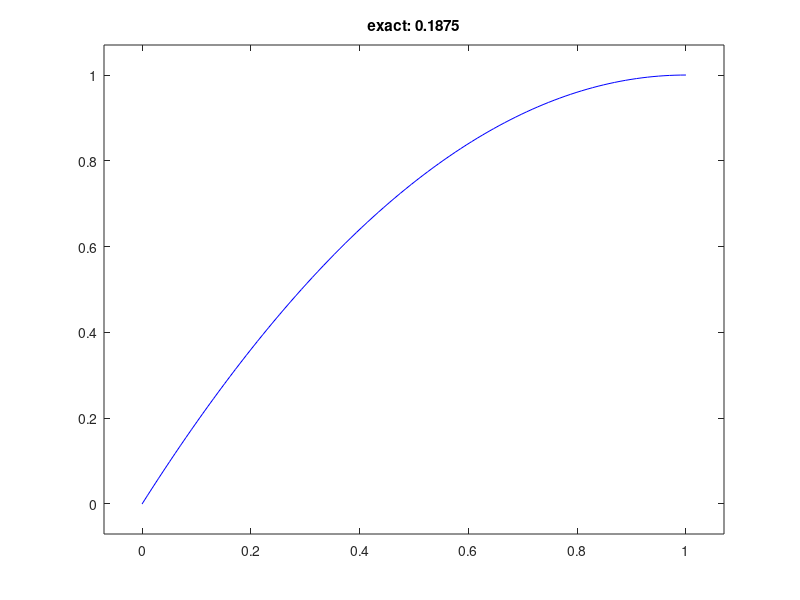
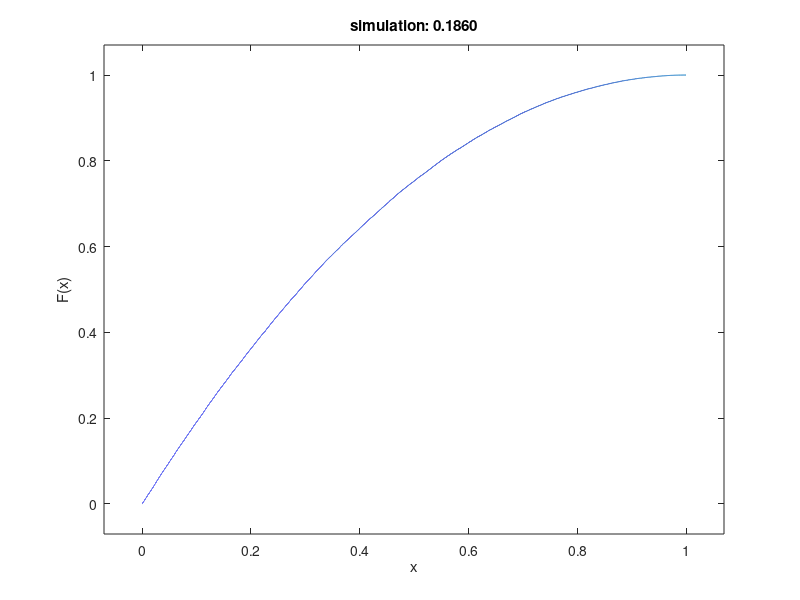

The MATLAB source for these figures, in order:
clc;clear;clf;

% 
% by hand approach: fix a number 0<d<1, and plot |x-y|<d
% geometric probability, you'll see the formula 
% what is P(1/2<RV<3/4)=?


% plot the obtained function
figure(1);
xx=linspace(0,1);
F=@(x) 1-(1-x).^2;
yy=F(xx);
plot(xx,yy,"b");
title(sprintf("exact: %.4f",F(3/4)-F(1/2)));
axis padded;



% by-simulation
figure(2);
N=100000;
x=rand(1,N);
y=rand(1,N);
RV=abs(x-y);
K=sum(RV>1/2 & RV<3/4);
ecdf(RV);
title(sprintf("simulation: %.4f",K/N));
axis padded;
